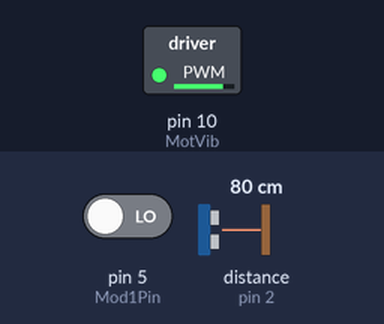
Simulated run of this sketch. Board: Arduino Uno, built with avr-gcc and run on an emulated ATmega328P. On the bench: switched loads named in the sketch (green lamp = pin HIGH). Wiring (inferred from the names in the program): ultrasonic range finder: trigger pin 3; echo pin 2. The inputs (shaded band) are chosen by the test bench; at power-on: distance to the obstacle (sensor on pin 2) 80 cm, pin 5 (Mod1Pin) LOW. The echo pulse lasts 58.3 µs per cm; pins used as bus, display or sensor lines are not drawn.

Above: at 1.2 s.
1.3 s: distance to the obstacle (sensor on pin 2) set to 120 cm
At 1.8 s:
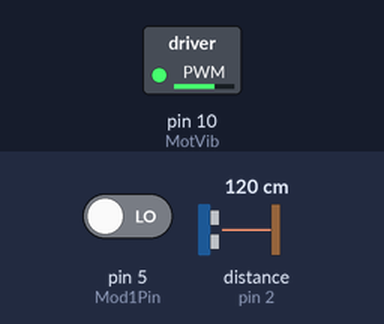
2.9 s: pin 5 (Mod1Pin) driven HIGH
At 3.3 s:
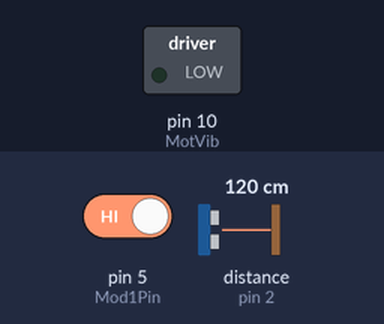
4.4 s: pin 5 (Mod1Pin) driven LOW
At 5.7 s:
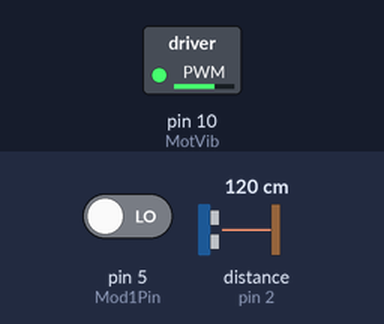
6.0 s: distance to the obstacle (sensor on pin 2) set to 250 cm
At 6.7 s:
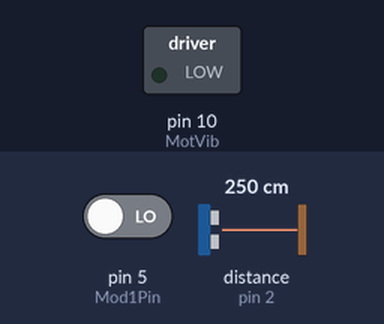
7.7 s: distance to the obstacle (sensor on pin 2) set to 206 cm
9.2 s: distance to the obstacle (sensor on pin 2) set to 197 cm
At 9.7 s:
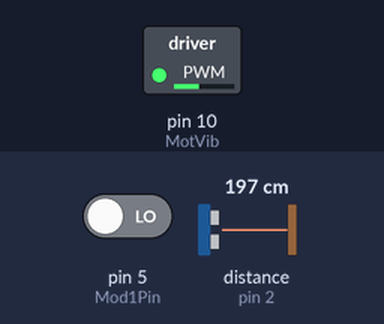
Timing chart, 0 to 11.8 s (numbered marks = the images above; inputs shaded):
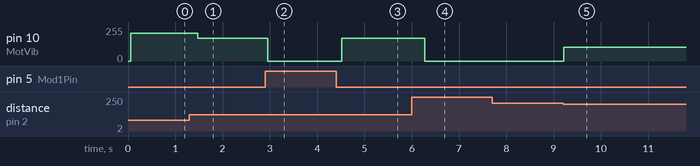

The sketch:

BlindNano04.ino
```cpp
const int trigPin = 3;
const int echoPin = 2;
const int MotVib=10; //Vibrating motor control pin
const int Mod1Pin=5; //Distance selector control pin
const int Dmax1=70; //The maximum distance on "short distance mode"
const int Dmin1=25; //The minimum distance on "short distance mode"
const int Dmax2=200;//The maximum distance on "long distance mode"
const int Dmin2=25; //The minimum distance on "long distance mode"
const int Pauza=30; //Time between two Trig's
long duration, duration_last;
int distance;
int frecventa;


void setup() {

pinMode(trigPin, OUTPUT); // Trig pin set for output
pinMode(echoPin, INPUT); // Echo pin set for input
pinMode(MotVib, OUTPUT); // Vibration Motor pin set for output
pinMode(Mod1Pin, INPUT); // Distance Selector Mode pin for input

//Serial.begin(9600);  //To be used only for diagnostic purposes
}

void loop() {

if(digitalRead(Mod1Pin)==HIGH)
{
  //If the distance selector is set to short distance:
duration_last=8000;
for(int i=0;i<6;i++)
{
digitalWrite(trigPin, LOW);
delayMicroseconds(2);
// Trig pin is set to HIGH for 10 micro seconds
digitalWrite(trigPin, HIGH);
delayMicroseconds(10);
digitalWrite(trigPin, LOW);
//Echo pin is read. It returns the time between the emision and the reception of the ultrasonic wave in microseconds
//If 7000 microseconds are passing and there is no pulsein, the function returns 0 (timeout).
duration = pulseIn(echoPin, HIGH, 7000);
if(duration!=0)
{
  if(duration<duration_last)
  {
    duration_last=duration;
  }
}

}

 //distance calculation using sound speed 0.034 cm/us:
distance= ( duration_last*0.034)/2;
//Serial.println(distance); //To be used only for diagnostic

//Send pulses to the vibration motor, with a frequency inversely proportional to the distance
if(distance<Dmax1)
{
 if(distance>Dmin1)
 {
 frecventa=100+155*(Dmax1-distance)/(Dmax1-Dmin1);
  analogWrite(MotVib, frecventa);

 }
 else
 {
  //If the distance selector is set to long distance:
  analogWrite(MotVib,255);
 }
}
else
{
  analogWrite(MotVib, 0);
}
}

else
{
  duration_last=16000;
for(int i=0;i<12;i++)
{
digitalWrite(trigPin, LOW);
delayMicroseconds(2);
// Trig pin is set to HIGH for 10 micro seconds
digitalWrite(trigPin, HIGH);
delayMicroseconds(10);
digitalWrite(trigPin, LOW);
//Echo pin is read. It returns the time between the emision and the reception of the ultrasonic wave in microseconds
//If 15000 microseconds are passing and there is no pulsein, the function returns 0 (timeout).
duration = pulseIn(echoPin, HIGH, 15000);
if(duration!=0)
{
  if(duration<duration_last)
  {
    duration_last=duration;
  }
}

}

 //distance calculation using sound speed 0.034 cm/us:
distance= ( duration_last*0.034)/2;
//Serial.println(distance); //To be used only for diagnostic purposes

if(distance<Dmax2)
{
 if(distance>Dmin2)
 {
 frecventa=100+155*(Dmax2-distance)/(Dmax2-Dmin2);
 analogWrite(MotVib, frecventa);
 }
 else
 {
 analogWrite(MotVib,255);
 }
}
else
{
  analogWrite(MotVib, 0);
}
}

}
```

Measured:
- the behaviour switches between 203 and 202 cm on distance to the obstacle (sensor on pin 2) (found by bisection; images 4 and 5)
- after the input at 1.3 s, pin 10 (MotVib): 208/255 → 172/255 after 0.18 s
- after the input at 2.9 s, pin 10 (MotVib): 172/255 → 0/255 after 0.05 s
- after the input at 4.4 s, pin 10 (MotVib): 0/255 → 172/255 after 0.13 s
- after the input at 6.0 s, pin 10 (MotVib): 172/255 → 0/255 after 0.28 s
- after the input at 7.7 s, every drawn part: stays the same
- after the input at 9.2 s, pin 10 (MotVib): 0/255 → 104/255 at once, → 105/255 0.14 s later
